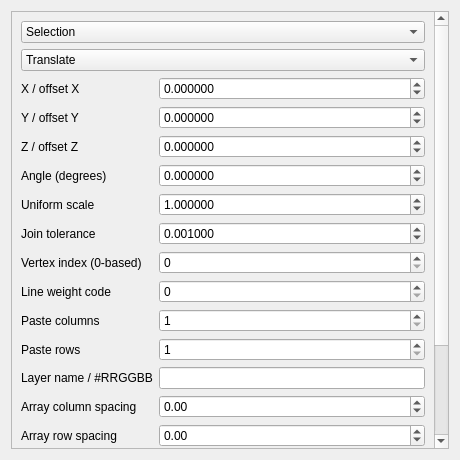
<?xml version='1.0' encoding='utf-8'?>
<ui version="4.0">
 <class>OperationsDlg</class>
 <widget class="QDialog" name="OperationsDlg">
  <property name="windowTitle">
   <string>Operations</string>
  </property>
  <property name="modal">
   <bool>false</bool>
  </property>
  <property name="geometry">
   <rect>
    <x>0</x>
    <y>0</y>
    <width>460</width>
    <height>460</height>
   </rect>
  </property>
  <layout class="QVBoxLayout" name="operationsWrapperLayout">
   <item>
    <widget class="QScrollArea" name="operationsScroll">
     <property name="widgetResizable">
      <bool>true</bool>
     </property>
     <widget class="QWidget" name="operationsDockContents">
      <layout class="QVBoxLayout" name="operationsDockLayout">
       <item>
        <widget class="QComboBox" name="opTarget">
         <item>
          <property name="text">
           <string>Selection</string>
          </property>
         </item>
         <item>
          <property name="text">
           <string>Working Set</string>
          </property>
         </item>
         <item>
          <property name="text">
           <string>Whole drawing</string>
          </property>
         </item>
        </widget>
       </item>
       <item>
        <widget class="QComboBox" name="operation">
         <item>
          <property name="text">
           <string>Translate</string>
          </property>
         </item>
         <item>
          <property name="text">
           <string>Rotate</string>
          </property>
         </item>
         <item>
          <property name="text">
           <string>Scale</string>
          </property>
         </item>
         <item>
          <property name="text">
           <string>Mirror X</string>
          </property>
         </item>
         <item>
          <property name="text">
           <string>Mirror Y</string>
          </property>
         </item>
         <item>
          <property name="text">
           <string>Reverse</string>
          </property>
         </item>
         <item>
          <property name="text">
           <string>Set Layer</string>
          </property>
         </item>
         <item>
          <property name="text">
           <string>Set Color</string>
          </property>
         </item>
         <item>
          <property name="text">
           <string>Set Line Weight</string>
          </property>
         </item>
         <item>
          <property name="text">
           <string>Join</string>
          </property>
         </item>
         <item>
          <property name="text">
           <string>Explode</string>
          </property>
         </item>
         <item>
          <property name="text">
           <string>Set Start</string>
          </property>
         </item>
         <item>
          <property name="text">
           <string>Split At</string>
          </property>
         </item>
         <item>
          <property name="text">
           <string>Delete</string>
          </property>
         </item>
         <item>
          <property name="text">
           <string>Paste</string>
          </property>
         </item>
         <item>
          <property name="text">
           <string>Mirror Z</string>
          </property>
         </item>
         <item>
          <property name="text">
           <string>Break At Vertex</string>
          </property>
         </item>
        </widget>
       </item>
       <item>
        <layout class="QFormLayout" name="operationParameters">
         <item row="0" column="0">
          <widget class="QLabel" name="opXLabel">
           <property name="text">
            <string>X / offset X</string>
           </property>
          </widget>
         </item>
         <item row="0" column="1">
          <widget class="QDoubleSpinBox" name="opX">
           <property name="minimum">
            <double>-1000000000.0</double>
           </property>
           <property name="maximum">
            <double>1000000000.0</double>
           </property>
           <property name="decimals">
            <number>6</number>
           </property>
           <property name="value">
            <double>0</double>
           </property>
          </widget>
         </item>
         <item row="1" column="0">
          <widget class="QLabel" name="opYLabel">
           <property name="text">
            <string>Y / offset Y</string>
           </property>
          </widget>
         </item>
         <item row="1" column="1">
          <widget class="QDoubleSpinBox" name="opY">
           <property name="minimum">
            <double>-1000000000.0</double>
           </property>
           <property name="maximum">
            <double>1000000000.0</double>
           </property>
           <property name="decimals">
            <number>6</number>
           </property>
           <property name="value">
            <double>0</double>
           </property>
          </widget>
         </item>
         <item row="2" column="0">
          <widget class="QLabel" name="opZLabel">
           <property name="text">
            <string>Z / offset Z</string>
           </property>
          </widget>
         </item>
         <item row="2" column="1">
          <widget class="QDoubleSpinBox" name="opZ">
           <property name="minimum">
            <double>-1000000000.0</double>
           </property>
           <property name="maximum">
            <double>1000000000.0</double>
           </property>
           <property name="decimals">
            <number>6</number>
           </property>
           <property name="value">
            <double>0</double>
           </property>
          </widget>
         </item>
         <item row="3" column="0">
          <widget class="QLabel" name="opAngleLabel">
           <property name="text">
            <string>Angle (degrees)</string>
           </property>
          </widget>
         </item>
         <item row="3" column="1">
          <widget class="QDoubleSpinBox" name="opAngle">
           <property name="minimum">
            <double>-1000000000.0</double>
           </property>
           <property name="maximum">
            <double>1000000000.0</double>
           </property>
           <property name="decimals">
            <number>6</number>
           </property>
           <property name="value">
            <double>0</double>
           </property>
          </widget>
         </item>
         <item row="4" column="0">
          <widget class="QLabel" name="opScaleLabel">
           <property name="text">
            <string>Uniform scale</string>
           </property>
          </widget>
         </item>
         <item row="4" column="1">
          <widget class="QDoubleSpinBox" name="opScale">
           <property name="minimum">
            <double>-1000000000.0</double>
           </property>
           <property name="maximum">
            <double>1000000000.0</double>
           </property>
           <property name="decimals">
            <number>6</number>
           </property>
           <property name="value">
            <double>1</double>
           </property>
          </widget>
         </item>
         <item row="5" column="0">
          <widget class="QLabel" name="opToleranceLabel">
           <property name="text">
            <string>Join tolerance</string>
           </property>
          </widget>
         </item>
         <item row="5" column="1">
          <widget class="QDoubleSpinBox" name="opTolerance">
           <property name="minimum">
            <double>-1000000000.0</double>
           </property>
           <property name="maximum">
            <double>1000000000.0</double>
           </property>
           <property name="decimals">
            <number>6</number>
           </property>
           <property name="value">
            <double>0.001</double>
           </property>
          </widget>
         </item>
         <item row="6" column="0">
          <widget class="QLabel" name="opIndexLabel">
           <property name="text">
            <string>Vertex index (0-based)</string>
           </property>
          </widget>
         </item>
         <item row="6" column="1">
          <widget class="QSpinBox" name="opIndex">
           <property name="minimum">
            <number>0</number>
           </property>
           <property name="maximum">
            <number>1000000</number>
           </property>
           <property name="value">
            <number>0</number>
           </property>
          </widget>
         </item>
         <item row="7" column="0">
          <widget class="QLabel" name="opWeightLabel">
           <property name="text">
            <string>Line weight code</string>
           </property>
          </widget>
         </item>
         <item row="7" column="1">
          <widget class="QSpinBox" name="opWeight">
           <property name="minimum">
            <number>0</number>
           </property>
           <property name="maximum">
            <number>31</number>
           </property>
           <property name="value">
            <number>0</number>
           </property>
          </widget>
         </item>
         <item row="8" column="0">
          <widget class="QLabel" name="pasteColumnsLabel">
           <property name="text">
            <string>Paste columns</string>
           </property>
          </widget>
         </item>
         <item row="8" column="1">
          <widget class="QSpinBox" name="pasteColumns">
           <property name="minimum">
            <number>1</number>
           </property>
           <property name="maximum">
            <number>1000</number>
           </property>
           <property name="value">
            <number>1</number>
           </property>
          </widget>
         </item>
         <item row="9" column="0">
          <widget class="QLabel" name="pasteRowsLabel">
           <property name="text">
            <string>Paste rows</string>
           </property>
          </widget>
         </item>
         <item row="9" column="1">
          <widget class="QSpinBox" name="pasteRows">
           <property name="minimum">
            <number>1</number>
           </property>
           <property name="maximum">
            <number>1000</number>
           </property>
           <property name="value">
            <number>1</number>
           </property>
          </widget>
         </item>
         <item row="10" column="0">
          <widget class="QLabel" name="opTextLabel">
           <property name="text">
            <string>Layer name / #RRGGBB</string>
           </property>
          </widget>
         </item>
         <item row="10" column="1">
          <widget class="QLineEdit" name="opText" />
         </item>
         <item row="11" column="0">
          <widget class="QLabel" name="pasteDXLabel">
           <property name="text">
            <string>Array column spacing</string>
           </property>
          </widget>
         </item>
         <item row="11" column="1">
          <widget class="QDoubleSpinBox" name="pasteDX">
           <property name="minimum">
            <double>-1000000000.0</double>
           </property>
           <property name="maximum">
            <double>1000000000.0</double>
           </property>
          </widget>
         </item>
         <item row="12" column="0">
          <widget class="QLabel" name="pasteDYLabel">
           <property name="text">
            <string>Array row spacing</string>
           </property>
          </widget>
         </item>
         <item row="12" column="1">
          <widget class="QDoubleSpinBox" name="pasteDY">
           <property name="minimum">
            <double>-1000000000.0</double>
           </property>
           <property name="maximum">
            <double>1000000000.0</double>
           </property>
          </widget>
         </item>
         <item row="14" column="0">
          <widget class="QLabel" name="centerModeLabel">
           <property name="text">
            <string>Transform center</string>
           </property>
          </widget>
         </item>
         <item row="14" column="1">
          <widget class="QComboBox" name="centerMode">
           <item>
            <property name="text">
             <string>Specified X/Y/Z</string>
            </property>
           </item>
           <item>
            <property name="text">
             <string>Origin</string>
            </property>
           </item>
           <item>
            <property name="text">
             <string>Target bounds center</string>
            </property>
           </item>
          </widget>
         </item>
         <item row="15" column="0">
          <widget class="QLabel" name="startModeLabel">
           <property name="text">
            <string>Start mode</string>
           </property>
          </widget>
         </item>
         <item row="15" column="1">
          <widget class="QComboBox" name="startMode">
           <item>
            <property name="text">
             <string>Vertex index</string>
            </property>
           </item>
           <item>
            <property name="text">
             <string>Nearest vertex / endpoint</string>
            </property>
           </item>
           <item>
            <property name="text">
             <string>Nearest point on outline</string>
            </property>
           </item>
          </widget>
         </item>
        </layout>
       </item>
       <item>
        <widget class="QPushButton" name="pickPoint">
         <property name="text">
          <string>Pick X/Y in drawing</string>
         </property>
         <property name="autoDefault">
          <bool>false</bool>
         </property>
        </widget>
       </item>
       <item>
        <widget class="QPushButton" name="applyOperation">
         <property name="text">
          <string>Apply</string>
         </property>
         <property name="autoDefault">
          <bool>false</bool>
         </property>
        </widget>
       </item>
      </layout>
     </widget>
    </widget>
   </item>
  </layout>
 </widget>
 <resources />
 <connections />
</ui>
